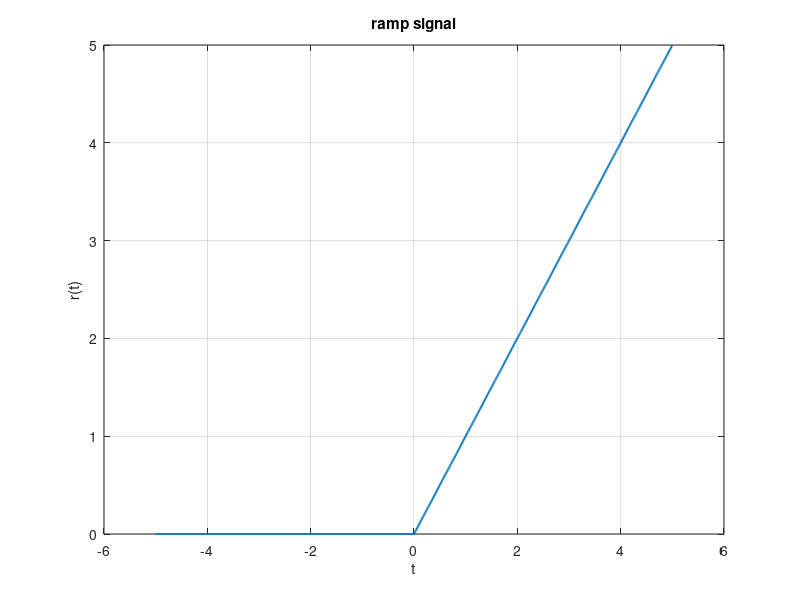

Write MATLAB code to recreate this figure.
clc;
clear;
close all;

t = -5:0.01:5;
r = t .* (t >= 0);

plot(t, r, 'LineWidth', 1.5);
grid on;
xlabel('t');
ylabel('r(t)');
title('ramp signal');
